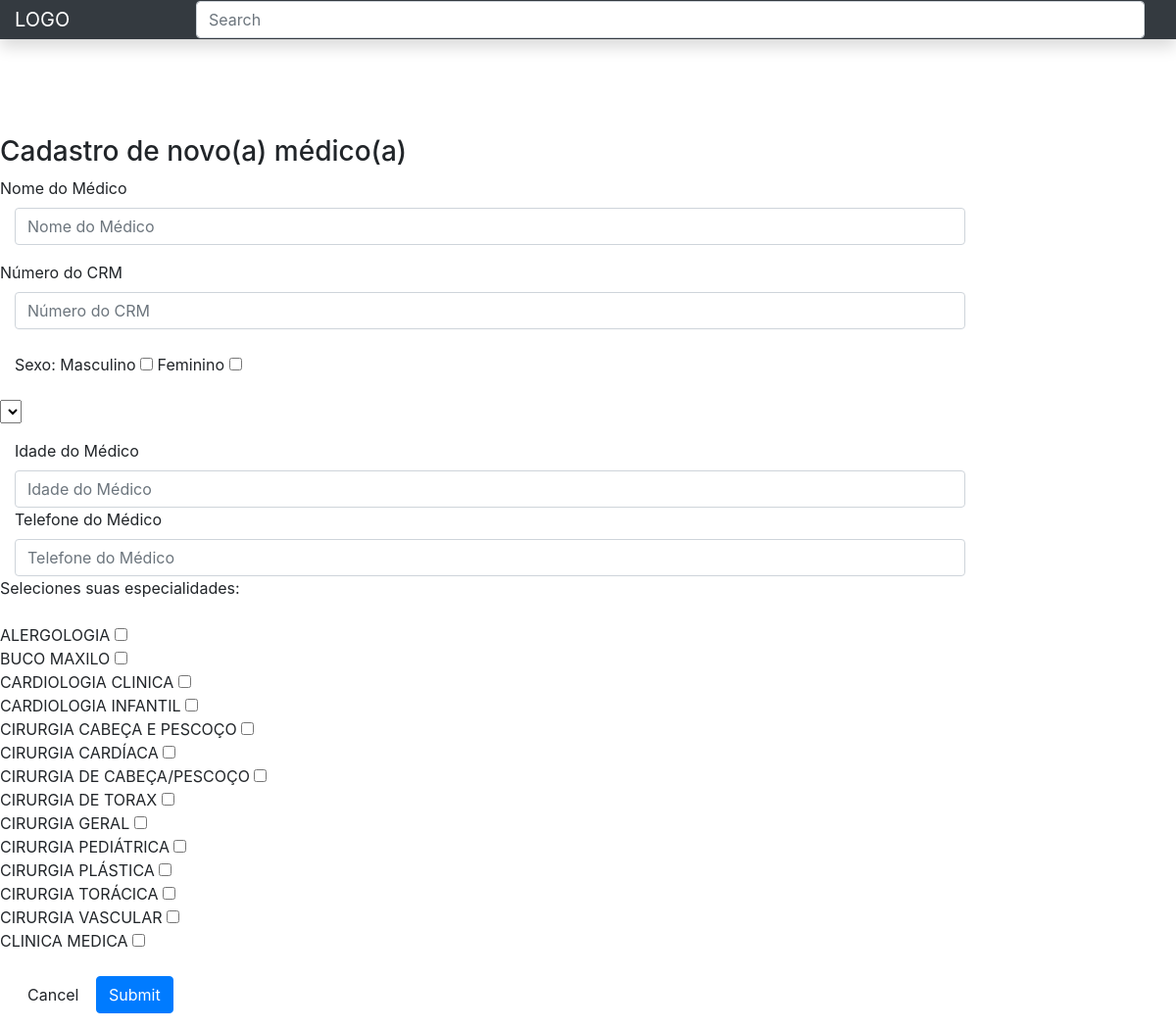
The page /index.php/welcome/validarDados on the database its author committed.
### tables this page shows
CREATE TABLE IF NOT EXISTS `doc_especialidades` (
  `id` int(10) UNSIGNED NOT NULL AUTO_INCREMENT,
  `doc_users_id` int(11) NOT NULL,
  `especialidades` varchar(255) NOT NULL,
  `created_at` timestamp NULL DEFAULT NULL,
  `updated_at` timestamp NULL DEFAULT NULL,
  PRIMARY KEY (`id`),
  KEY `doc_users_id` (`doc_users_id`)
);

### application/controllers/Welcome.php (called while the page is built, shortened)
<?php
class Welcome extends CI_Controller {
	public function validarDados()
	{
		$this->form_validation->set_rules(
			'doc_nome',
			'', 'required', array("required" => "Necessário inserir o nome para o cadastro do(a) médico(a)")
		 );
		$this->form_validation->set_rules(
			'doc_crm',
			'', 'required|min_length[4]|max_length[10]', array("required" => "Inserir o numero para o cadastro do(a) médico(a)",
															   'required|min_length[4]' => 'Mínimo de 4 digítos',
															   'require|max_length[10]' => 'Máximo de 10 digítos')
		 );
		 $this->form_validation->set_rules(
			'doc_sexo',
			'', 'required', array("required" => "Inserir o sexo para o cadastro do(a) médico(a)")
		 );
		$this->form_validation->set_rules(
			'doc_idade',
			'', 'required', array("required" => "Inserir a idade para o cadastro do(a) médico(a)")
		 );
		$this->form_validation->set_rules(
			'doc_telefone',
			'', 'required', array("required" => "Inserir o telefone para o cadastro do(a) médico(a)")
		 );
		$this->form_validation->set_rules(
			'doc_especialidades[]',
			'', 'required', array("required" => "Inserir as especialidades para o cadastro do(a) médico(a)")
		 );
		 $this->load->model('Doc_info');
		 $doc_users_especialidade = $this->Doc_info->getEspecialidades();
		 if ($this->form_validation->run()) {
			$doc_new_user = array(
			  		'doc_nome' => $this->input->post('doc_nome'),
			  		'doc_crm' => $this->input->post('doc_crm'),
			  		'doc_sexo' => $this->input->post('doc_sexo'),
			  		'doc_idade' => $this->input->post('doc_idade'),
			  		'doc_telefone' => $this->input->post('doc_telefone'),
			);
			unset($doc_new_user['submit']);
			$this->load->model('Doc_info');
			if($this->Doc_info->getDocs($doc_new_user)){
				$this->session->set_flashdata('msg', 'Cadastro salvo com sucesso!');
			}else{
				$this->session->set_flashdata('msg', 'Cadastro falhou ao ser salvo!');
			}
			return redirect('welcome');
		}
		else
		{
			$this->load->view('doc-form-newuser', ['doc_users_especialidade' => $doc_users_especialidade]);
		}
	}
}

### index.php (called while the page is built, shortened)
<?php
require_once BASEPATH.'core/CodeIgniter.php';

### application/models/Doc_info.php (called while the page is built, shortened)
<?php
class Doc_info extends CI_Model{
    public function getEspecialidades(){
        $pegar_especialidades = $this->db->get('doc_especialidades');
            return $pegar_especialidades->result();
    }
    }
?>

### application/views/doc-form-newuser.php (the view, shortened to what this page needs)
<!DOCTYPE html>
<html lang="en">
<head>
    <link rel="stylesheet" href="<?php echo base_url('assets/bootstrap/css/bootstrap.min.css'); ?>">
    <link rel="stylesheet" href="<?php echo base_url('assets/css/nav-bar.css'); ?>">
</head>
<body>
    <?php $this->load->view('nav-bar'); ?>
    <br>
    <br>
    <br>
    <br>
    <h3>Cadastro de novo(a) médico(a) </h3>
    <?php echo form_open('Welcome/validarDados', ['action' => '' ,'method'=>'POST','class' => 'form-horizontal']); ?>
  <fieldset>
    <div class="form-group">
      <?php echo form_label('Nome do Médico', 'doc_nome', $attributes = array()); ?>
      <div class="col-lg-10">
        <?php echo form_input(['name'=>'doc_nome', 'placeholder' => 'Nome do Médico', 'class' => 'form-control']); ?>
    </div>
    </div>
    <div class="form-group">
      <?php echo form_label('Número do CRM', 'doc_crm', $attributes = array()); ?>
      <div class="col-lg-10">
       <?php echo form_input(['name'=>'doc_crm', 'placeholder' => 'Número do CRM', 'class' => 'form-control']); ?>
        <br>
        <div class="checkbox">
          <label>Sexo:
           Masculino <?php echo form_checkbox("doc_sexo", "Mascúlino", set_checkbox('doc_sexo', 'Masculíno')); ?>
           Feminino <?php echo form_checkbox("doc_sexo", "Feminíno", set_checkbox('doc_sexo', 'Feminíno')); ?>
         </label>
        </div>
      </div>
    </div>
    <div class="form-group">
    <select name="estados" id="estados" class="selectpicker" data-live-search="true">
      </select>
      </div>
    <div class="form-group">
      <label for="inputDocIdade" class="col-lg-2 control-label">Idade do Médico</label>
      <div class="col-lg-10">
        <?php echo form_input(['name'=>'doc_idade', 'placeholder' => 'Idade do Médico', 'class' => 'form-control']); ?>
      </div>
      <div class="form-group">
      <label for="inputDocTelefone" class="col-lg-2 control-label">Telefone do Médico</label>
      <div class="col-lg-10">
        <?php echo form_input(['name'=>'doc_telefone', 'placeholder' => 'Telefone do Médico', 'class' => 'form-control']); ?>
      </div>
      <div class="checkbox">
          <label>Seleciones suas especialidades:
            <br>
          <?php if(count($doc_users_especialidade )): ?>
          <?php foreach($doc_users_especialidade as $doc_user_especialidades): ?>
          <br><?php echo $doc_user_especialidades->especialidades ?>
          <?php echo form_checkbox("doc_especialidades[]", $doc_user_especialidades->especialidades); ?>
           <?php endforeach; ?>
          <?php else: ?>
          <?php endif; ?>
         </label>
        </div>
      </div>
    </div>
    <div class="form-group">
      <div class="col-lg-10 col-lg-offset-2">
        <button type="reset" class="btn btn-default"name="reset">Cancel</button>
        <?php echo form_submit('submit', 'Submit', array('class' => 'btn btn-primary', 'id' => 'submit')); ?>
      </div>
    </div>
  </fieldset>
<?php echo form_close(); ?>
</body>
</html>

### application/views/nav-bar.php (shortened to what this page needs)
<!DOCTYPE html>
<html lang="en">
<head>
    <link rel="stylesheet" href="<?php echo base_url('DoctorCRUD/assets/bootstrap/css/bootstrap.min.css'); ?>">
    <link rel="stylesheet" href="<?php echo base_url('DoctorCRUD/assets/css/nav-bar.css'); ?>">
</head>
<body>
<div class="nav-bar-layout-page">
  <nav class="navbar navbar-dark fixed-top bg-dark flex-md-nowrap p-0 shadow">
    <a class="navbar-brand col-sm-3 col-md-2 mr-0" href="#">LOGO</a>
      <input class="form-control form-control-dark w-100" type="text" placeholder="Search" aria-label="Search">
  </nav>
</div>
</body>
</html>

### rows shown on the page
doc_especialidades: especialidades "ALERGOLOGIA"
doc_especialidades: especialidades "BUCO MAXILO"
doc_especialidades: especialidades "CARDIOLOGIA CLINICA"
doc_especialidades: especialidades "CARDIOLOGIA INFANTIL"
doc_especialidades: especialidades "CIRURGIA CABEÇA E PESCOÇO"
doc_especialidades: especialidades "CIRURGIA CARDÍACA"
doc_especialidades: especialidades "CIRURGIA DE CABEÇA/PESCOÇO"
doc_especialidades: especialidades "CIRURGIA DE TORAX"
doc_especialidades: especialidades "CIRURGIA GERAL"
doc_especialidades: especialidades "CIRURGIA PEDIÁTRICA"
doc_especialidades: especialidades "CIRURGIA PLÁSTICA"
doc_especialidades: especialidades "CIRURGIA TORÁCICA"
doc_especialidades: especialidades "CIRURGIA VASCULAR"
doc_especialidades: especialidades "CLINICA MEDICA"

### other values the page prints
form_label('Nome do Médico', 'doc_nome', $attributes = array()) "Nome do Médico"
form_label('Número do CRM', 'doc_crm', $attributes = array()) "Número do CRM"
